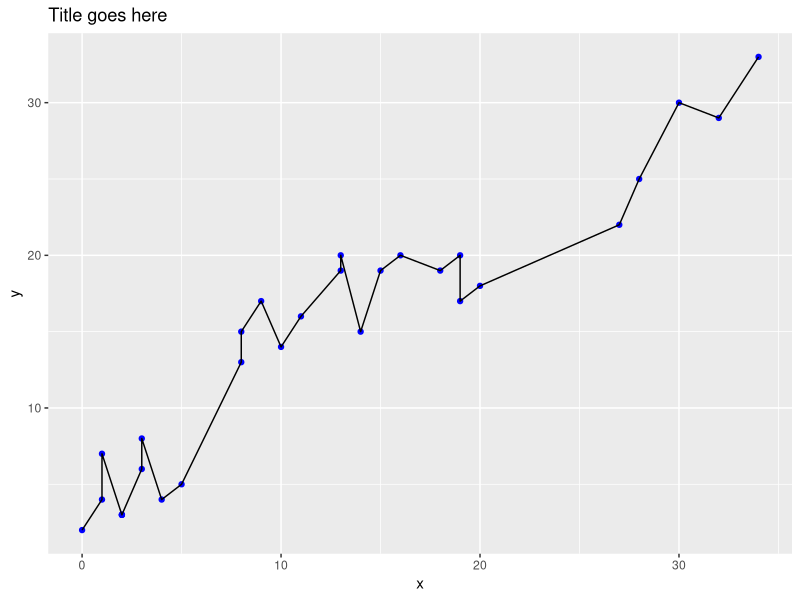
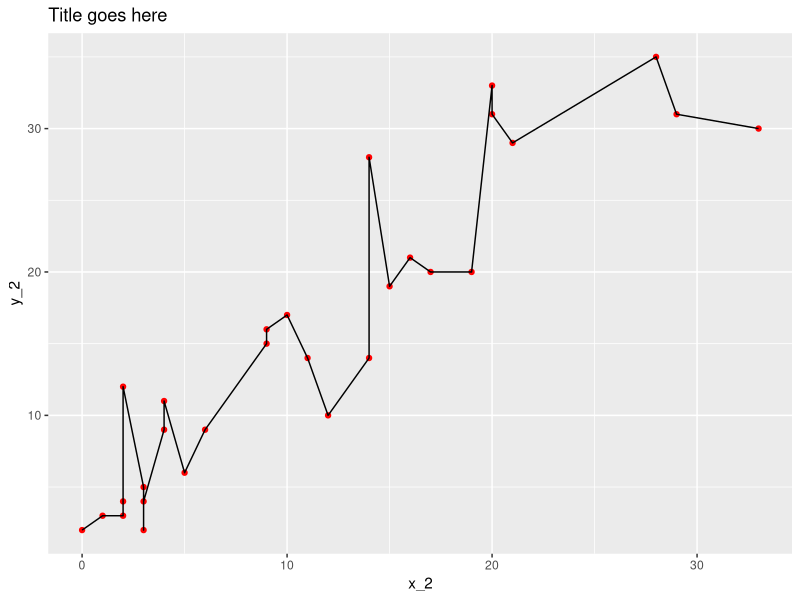
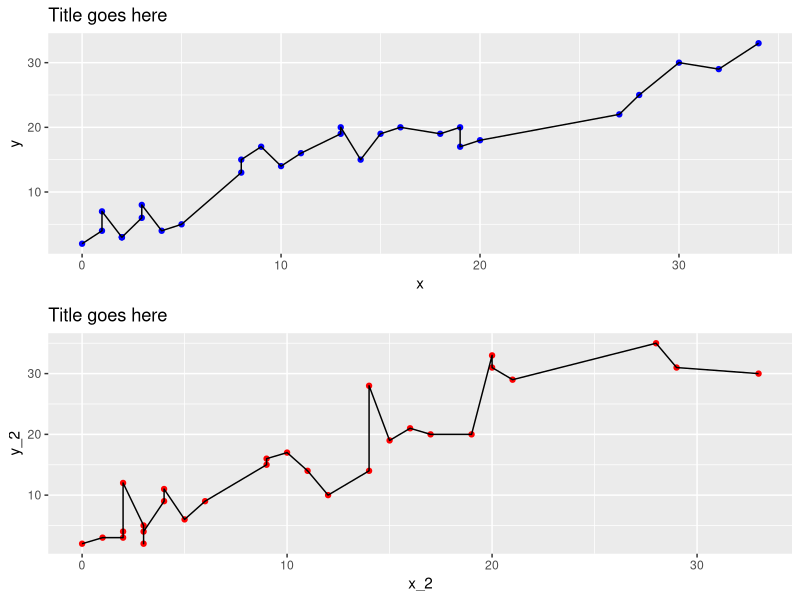
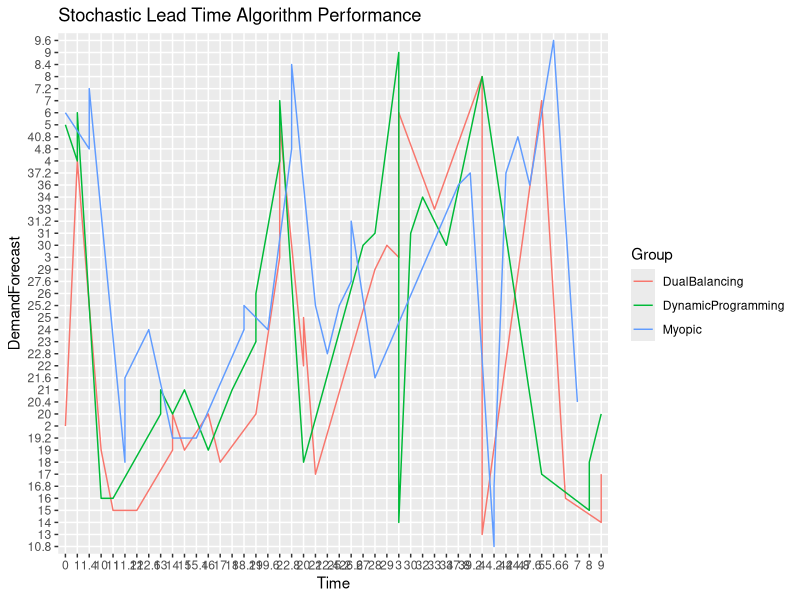

These charts were generated, in order, by the following R code:
library(ggplot2)
multiplot <- function(..., plotlist=NULL, file, cols=1, layout=NULL) {
  require(grid)
  # Make a list from the ... arguments and plotlist
  plots <- c(list(...), plotlist)
  numPlots = length(plots)
  # If layout is NULL, then use 'cols' to determine layout
  if (is.null(layout)) {
    # Make the panel
    # ncol: Number of columns of plots
    # nrow: Number of rows needed, calculated from # of cols
    layout <- matrix(seq(1, cols * ceiling(numPlots/cols)),
                    ncol = cols, nrow = ceiling(numPlots/cols))
  }
 if (numPlots==1) {
    print(plots[[1]])
  } else {
    # Set up the page
    grid.newpage()
    pushViewport(viewport(layout = grid.layout(nrow(layout), ncol(layout))))
    # Make each plot, in the correct location
    for (i in 1:numPlots) {
      # Get the i,j matrix positions of the regions that contain this subplot
      matchidx <- as.data.frame(which(layout == i, arr.ind = TRUE))
      print(plots[[i]], vp = viewport(layout.pos.row = matchidx$row, layout.pos.col = matchidx$col))
    }
  }
}

x_2 <- c(0,2,1,3,2,3,3,5,4,2,4,6,9,12,11,9,15,10,14,16,19,17,14,21,20,20,28,29,33)
x <- c(x_2[3:29],c(31,35))-1
y <- c(2,3,4,3,3,4,6,7,8,5,13,16,14,15,15,17,19,19,19,20,20,18,20,17,22,25,29,30,33)
y_2 <- c(x[3:29],c(30,29))+1
dat <- as.data.frame(cbind(x,x_2,y,y_2))
p1 <- ggplot(dat, aes(x = x, y = y))
p2 <- p1 + geom_point(color = "blue") + geom_line() + ggtitle("Title goes here")
p3 <- ggplot(dat, aes(x = x_2, y = y_2))
p4 <- p3 + geom_point(color = "red") + geom_line() + ggtitle("Title goes here")
p2
p4
multiplot(p2,p4)

library(ggplot2)
x <- c(0,2,1,3,2,3,3,5,4,2,4,6,9,12,11,9,15,10,14,16,19,17,14,21,20,20,28,29,33)
x_2 <- c(x[3:29],c(31,35))-1
y <- c(2,3,4,3,3,4,6,7,8,5,13,16,14,15,15,17,19,19,19,20,20,18,20,17,22,25,29,30,33)
y_2 <- c(y[3:29],c(30,29))+1
dat <-cbind(x,y,"DualBalancing")
colnames(dat) <- c("Time","DemandForecast","Group")
dat_2 <-cbind(x_2,y_2,"DynamicProgramming")
dat_3 <-cbind(x_2*1.4,y_2*1.2,"Myopic")
colnames(dat_2) <- c("Time","DemandForecast","Group")
dat <- as.data.frame(rbind(dat,dat_2,dat_3))

#p <- ggplot(as.data.frame(dat), aes(x=X, y=Y, group=Group))
#p + geom_line()

ggplot(dat, aes(x=Time, y=DemandForecast, group=Group, colour=Group)) + geom_line() + ggtitle("Stochastic Lead Time Algorithm Performance")